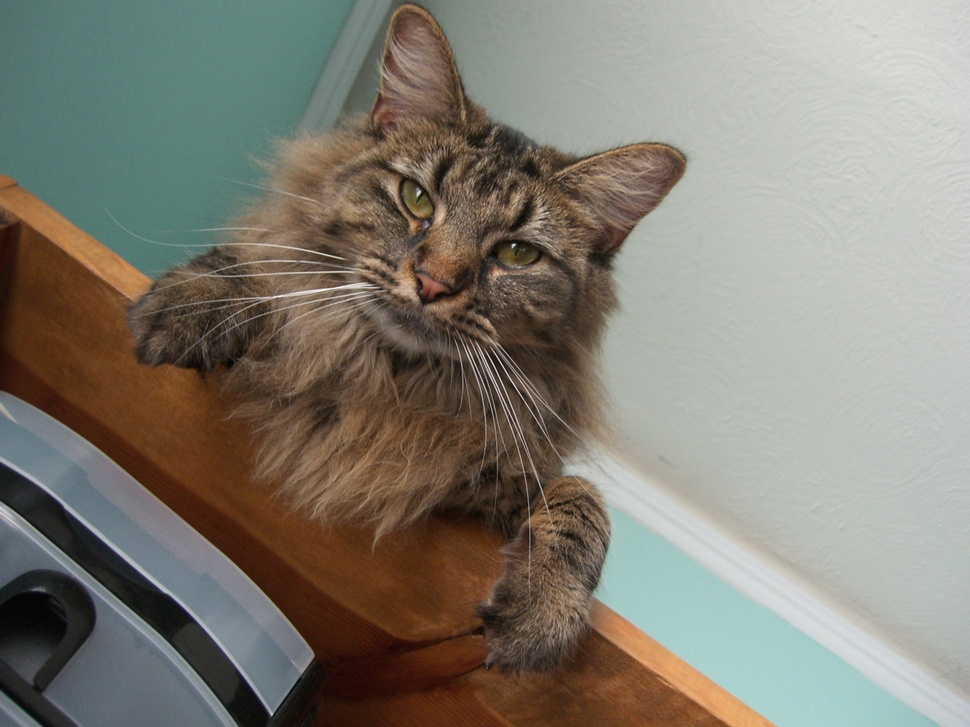
#> input picture project_1/hybrid/nutmeg.jpg, 970 x 727 px, shrunk from 1408 x 1056 before the run
$ jupyter execute --allow-errors CS445_Proj1_Starter.ipynb   (shell and % lines are left out)
#> lines starting #> are read from the running program, lines starting #| are printed output that depends on the picture
# Programming Project #1: Hybrid Images

## CS445: Computational Photography

### Part I: Hybrid Images

[cell 1]
import cv2

import numpy as np
from matplotlib.colors import LogNorm
from scipy import signal

# modify to where you store your project data including utils.py
datadir = "./"

utilfn = datadir + "utils.py"
import utils

[cell 2]
# switch from notebook to inline if using colab or otherwise cannot use interactive display)
import matplotlib.pyplot as plt

[cell 3]
im1_file = datadir + 'nutmeg.jpg'
im2_file = datadir + 'DerekPicture.jpg'

im1 = np.float32(cv2.imread(im1_file, cv2.IMREAD_GRAYSCALE) / 255.0)
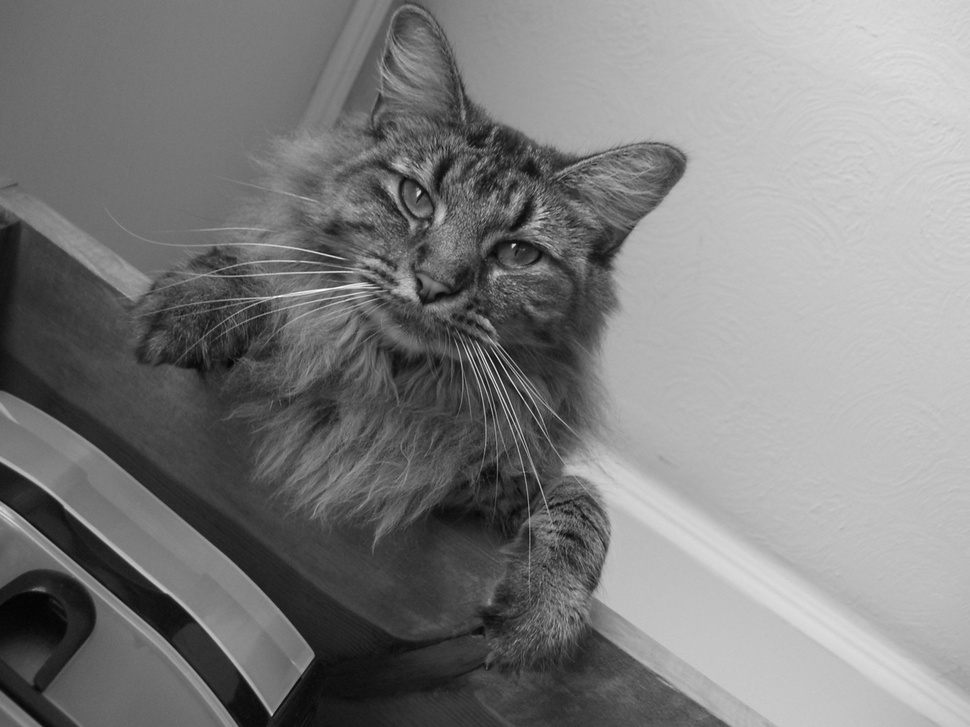
#> im1: shape (727, 970) float32; min 0.00784, max 1, mean 0.494
im2 = np.float32(cv2.imread(im2_file, cv2.IMREAD_GRAYSCALE) / 255.0)
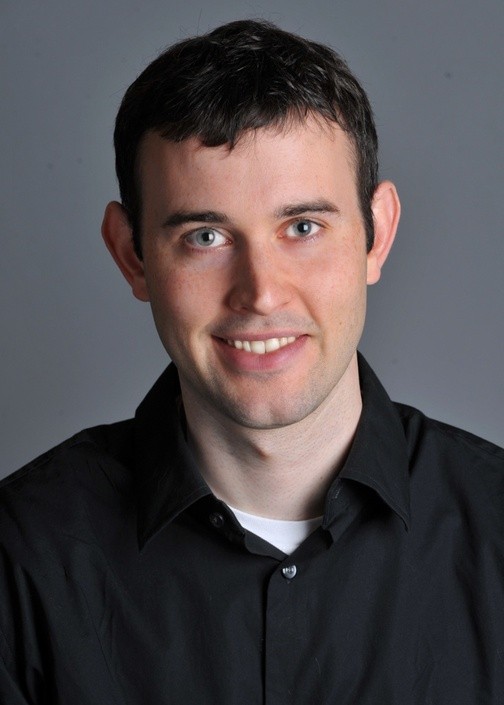
#> input picture project_1/hybrid/DerekPicture.jpg, 504 x 705 px, shrunk from 732 x 1024 before the run
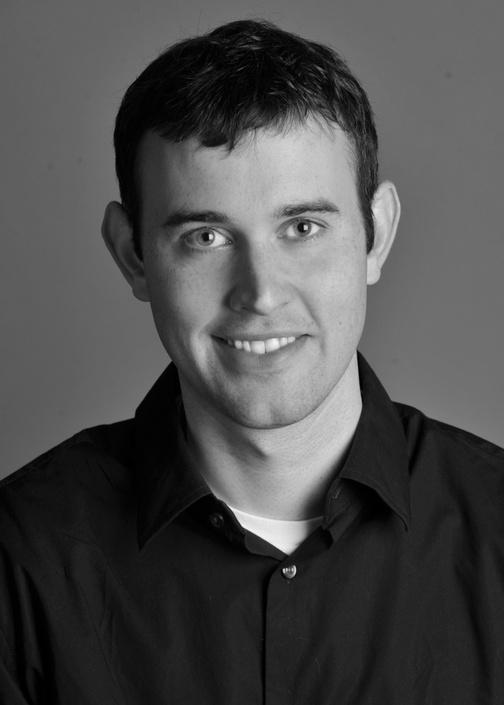
#> im2: shape (705, 504) float32; min 0, max 0.973, mean 0.3

#> (a cell that did not finish here is left out)

#> (a cell that did not finish here is left out)

#> (a cell that did not finish here is left out)

#> (a cell that did not finish here is left out)

[cell 8]
plt.imshow(np.log(np.abs(np.fft.fftshift(np.fft.fft2(im1)))))
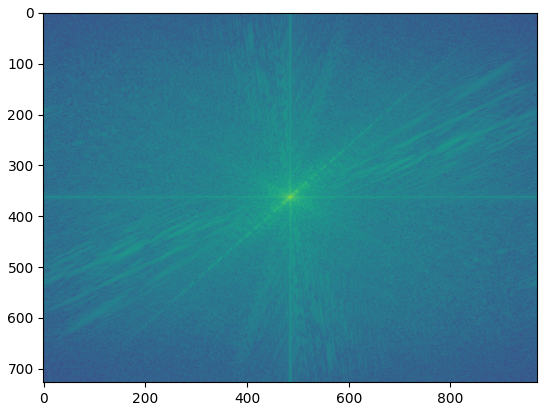
#> figure drawn by matplotlib, 1 panel

[cell 9]
plt.imshow(np.log(np.abs(np.fft.fftshift(np.fft.fft2(im2)))))
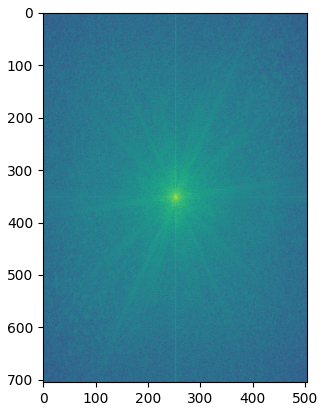
#> figure drawn by matplotlib, 1 panel

[cell 10]
#Images sanity check
fig, axes = plt.subplots(1, 2)
axes[0].imshow(im1,cmap='gray')
axes[0].set_title('Image 1'), axes[0].set_xticks([]), axes[0].set_yticks([])
axes[1].imshow(im2,cmap='gray')
axes[1].set_title('Image 2'), axes[1].set_xticks([]), axes[1].set_yticks([]);
